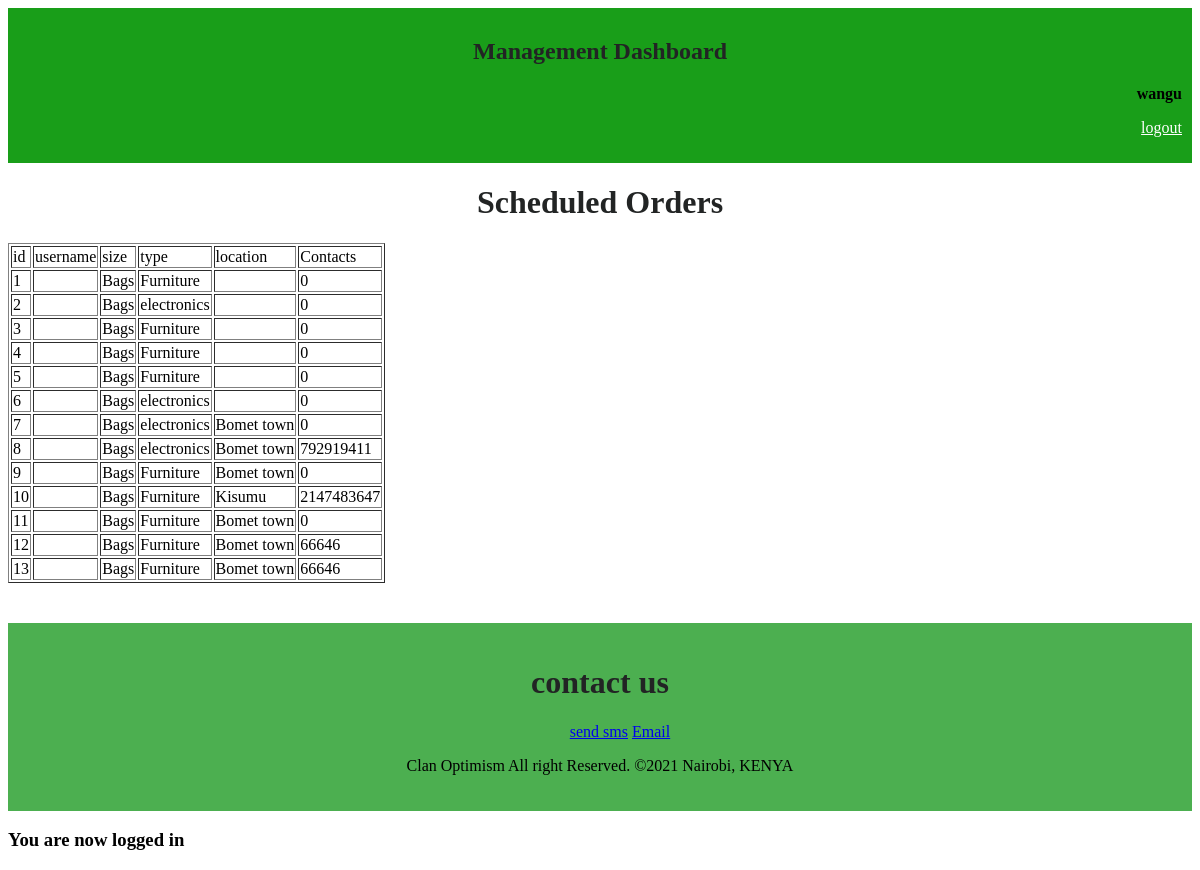
Before: /management/scheduled-orders.php (signed in) with the older database file.
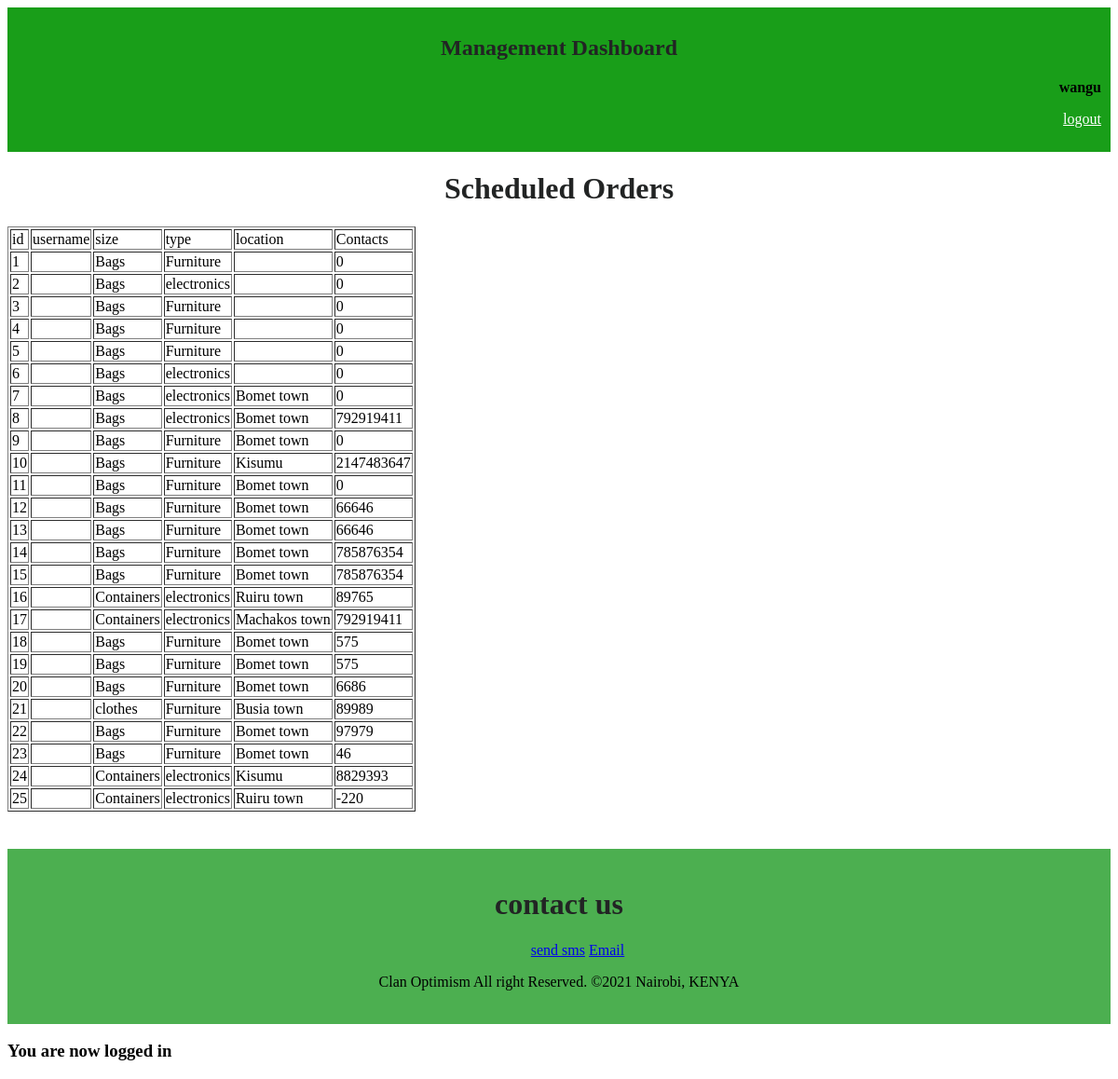
After: the same page with the newer database file.
### tables this page shows
CREATE TABLE `neworders` (
  `id` bigint(20) UNSIGNED NOT NULL,
  `username` tinytext NOT NULL,
  `size` tinytext NOT NULL,
  `type` tinytext NOT NULL,
  `location` tinytext NOT NULL,
  `Contacts` int(10) NOT NULL
);

### management/scheduled-orders.php (the view, shortened to what this page needs)
<!DOCTYPE html>
<html lang="en">
<head>
    <link rel="stylesheet" href="dashboard.css">
</head>
<body>
<nav class="navigation">
	<h2 class="head">Management Dashboard</h2>
    <div class="header">
    <a class="bg" href="https://www.instagram.com/djdyex/"><i class="far fa-user-circle fa-4x"></i></a
    <?php  if (isset($_SESSION['username'])) : ?>
    	<p> <strong><?php echo $_SESSION['username']; ?></strong></p>
    	<p> <a href="index.php?logout='1'" style="color: white;">logout</a> </p>
    <?php endif ?>
</div>
</nav>
<h1>Scheduled Orders</h1>
<div class="scheduled">
    <?php
    $host = "localhost";
    $user = "root";
    $pass = "";
    $db_name ="waste_management_system";
    $connection = mysqli_connect($host, $user, $pass, $db_name);
    $result = mysqli_query($connection,"SELECT *FROM neworders");
    $all_property = array();
    echo '<table class="data-table" border="1">
            <tr class="data-heading">';
    while ($property = mysqli_fetch_field($result)) {
        echo ' <td>'.$property->name . '</td>';
        array_push($all_property, $property->name);
    }
    echo '</tr>';
    while ($row = mysqli_fetch_array($result)){
        echo "<tr>";
        foreach ($all_property as $item){
            echo '<td>' . $row[$item] . '</td>';
        }
        echo '</tr>';
    }
    echo "</table>";
    ?>
    </div>
    <footer >
    <h1 class="contact-head">contact us</h1>
    <ul class="">
        <a  href="sms:+254792919411">send sms</a></li>
        <a href="clanoptimism@gmail.com">Email </a>
    </ul>
    <p> Clan Optimism All right Reserved. ©2021 Nairobi, KENYA</p>
</footer>
</body>
</html>
<?php if (isset($_SESSION['success'])) : ?>
      <div class="error success" >
      	<h3>
          <?php
          	echo $_SESSION['success'];
          ?>
      	</h3>
      </div>
  	<?php endif ?>

### management/dashboard.css (style rules this page uses)
.navigation { background-color: rgb(25, 158, 25); height: fit-content; text-align: right; padding-bottom: 20px; padding-top: 20px; padding: 10px; }
h1,h2 { text-align: center; color: rgb(34, 36, 36); }
footer { background-color: #4CAF50; text-align: center; min-height: fit-content; padding-top: 20px; padding-bottom:20px ; margin-top: 40px; }
.scheduled { margin: auto; padding-left: auto; padding: auto; }

Changed rows visible on the page:
added neworders: id "14", size "Bags", type "Furniture", location "Bomet town", Contacts "785876354"
added neworders: id "15", size "Bags", type "Furniture", location "Bomet town", Contacts "785876354"
added neworders: id "16", size "Containers", type "electronics", location "Ruiru town", Contacts "89765"
added neworders: id "17", size "Containers", type "electronics", location "Machakos town", Contacts "792919411"
added neworders: id "18", size "Bags", type "Furniture", location "Bomet town", Contacts "575"
added neworders: id "19", size "Bags", type "Furniture", location "Bomet town", Contacts "575"
added neworders: id "20", size "Bags", type "Furniture", location "Bomet town", Contacts "6686"
added neworders: id "21", size "clothes", type "Furniture", location "Busia town", Contacts "89989"
added neworders: id "22", size "Bags", type "Furniture", location "Bomet town", Contacts "97979"
added neworders: id "23", size "Bags", type "Furniture", location "Bomet town", Contacts "46"
added neworders: id "24", size "Containers", type "electronics", location "Kisumu", Contacts "8829393"
added neworders: id "25", size "Containers", type "electronics", location "Ruiru town", Contacts "-220"
